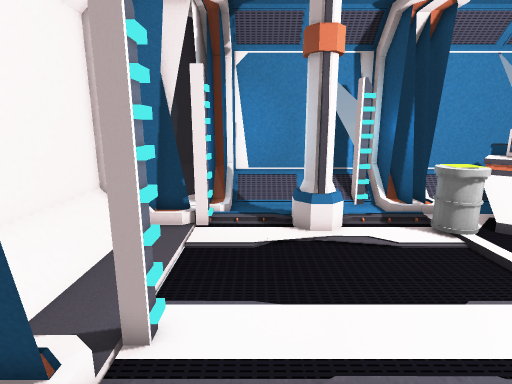
view 1 (above)

18 first-person views from a walk through a scene from a Unity 3-D project. The camera is 1.2 m above the floor, tilts 12° down and sees 80° across. The floor is counted in squares, 0.45 m on a side. Each view is taken from the middle of a square. On the plan, view 1 faces up. The plan holds only what a view shows up to about 20 squares ahead; the rest is blank. The place goes on beyond the plan. The player character is not drawn. Door leaves are left out, so doorways stand open.

view 2
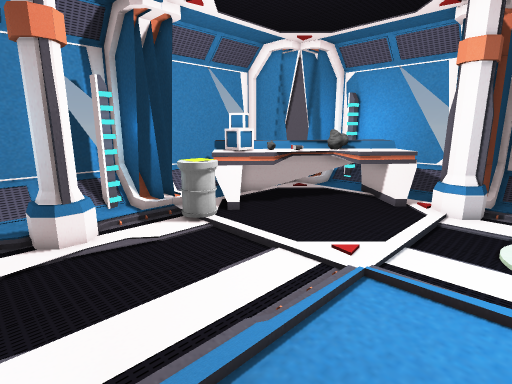

view 3
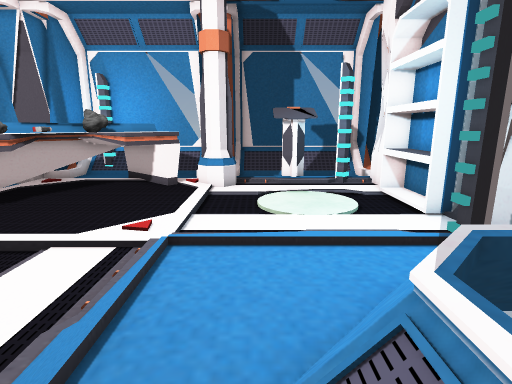

view 4
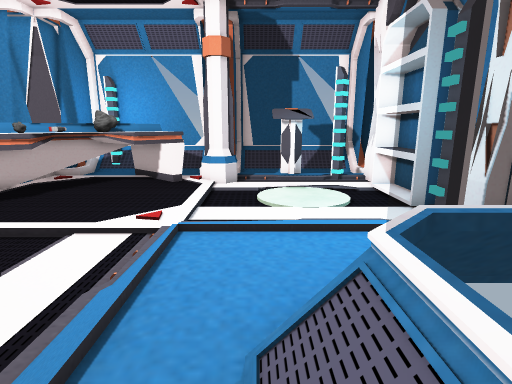

view 5
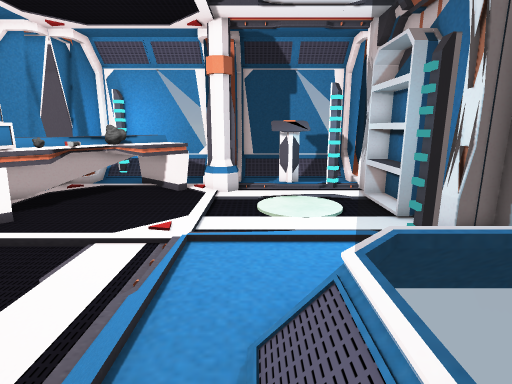

view 6
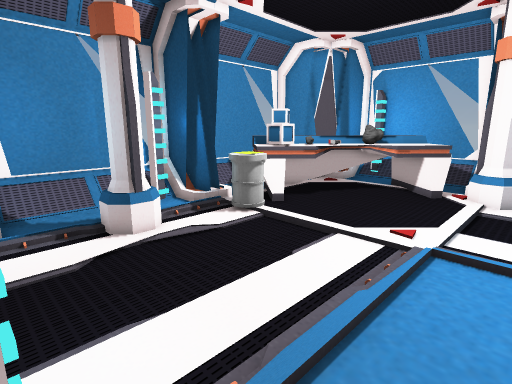

view 7
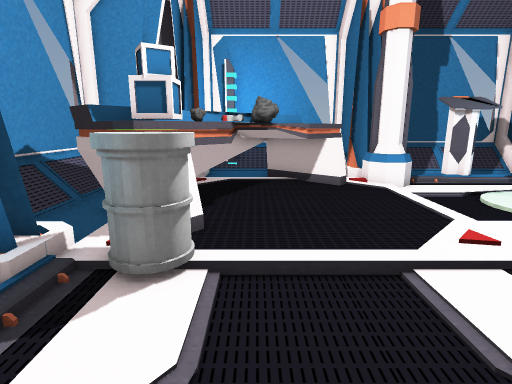

view 8
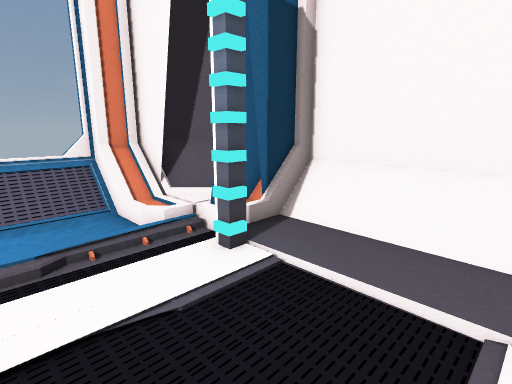

view 9
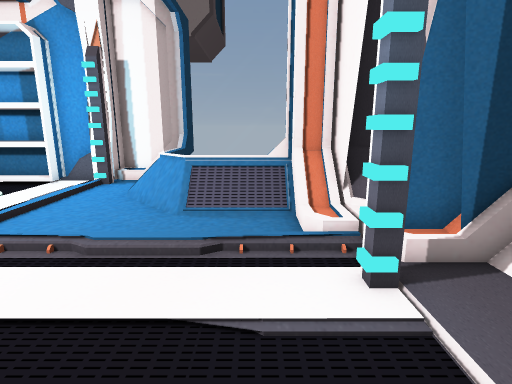

view 10
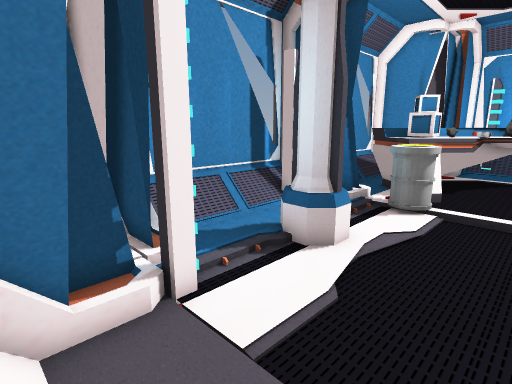

view 11
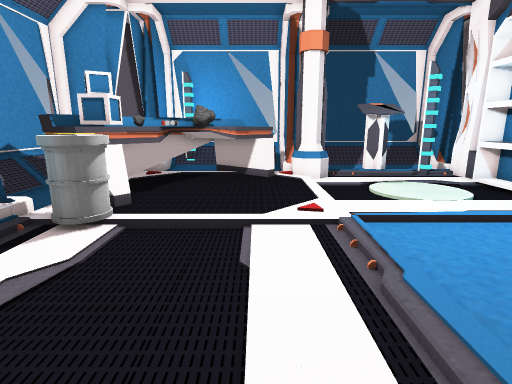

view 12
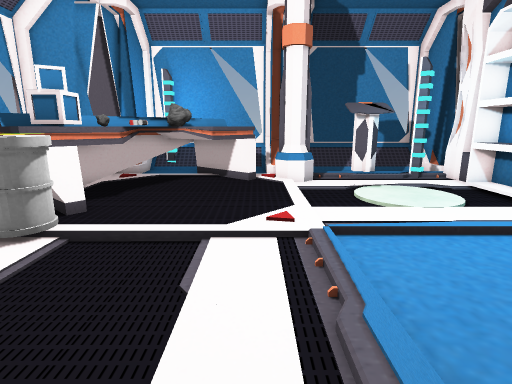

view 13
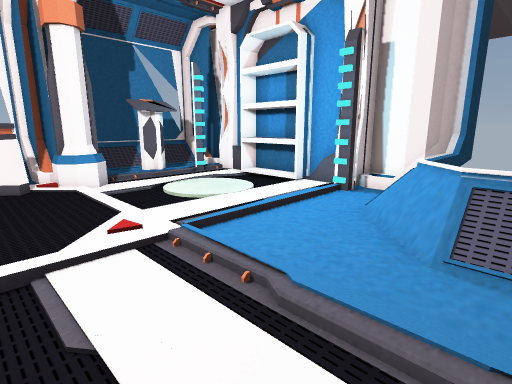

view 14
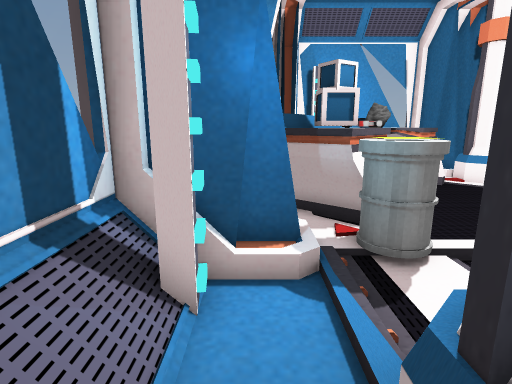

view 15
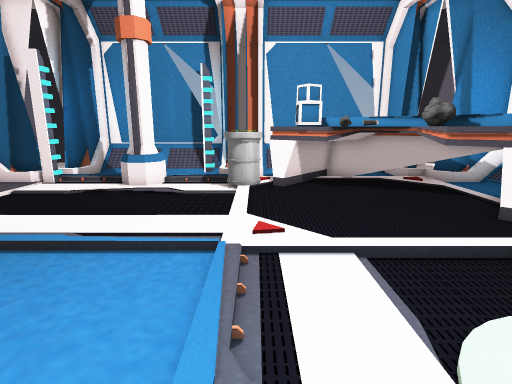

view 16
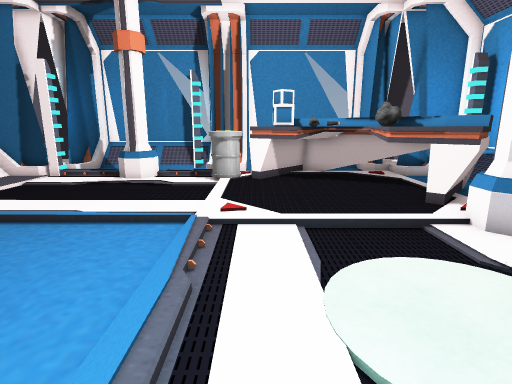

view 17
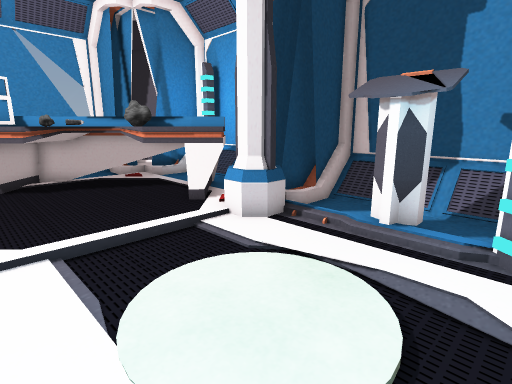

view 18
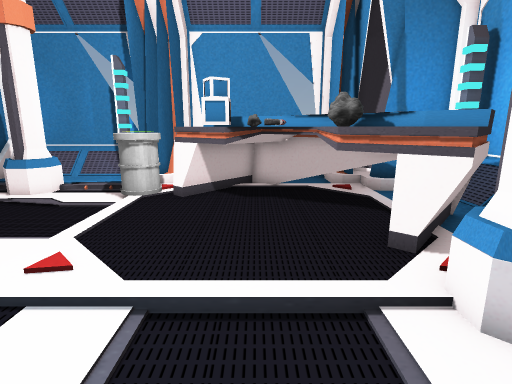

### Floor plan
Key: @ floor where view 1 was taken; # wall or solid block; x gap in a wall; . main floor; : floor 0.25 m higher than the main floor; / step, stairs or slope; = window, fence, low wall or low ledge; O other object.
Columns run from 6 left of view 1 to 20 right of it. Each row starts with its distance up from view 1.
 16     ######### #########
 15   ####.....####.......#
 14   #:##......###.OO  ..##
 13   #x#...OO...##.OOOO..:##
 12 ###/#...OO...OOOOOOOO..:##
 11 #/......OO...OOOOOOOOO...##
 10 #/...........OO.OOOOOOO..##
  9 #/.........../....OOOOOO .#
  8 #/.........../......OOOOO #
  7 #/.........../......OOOOO #
  6 #/...................OOO..#
  5 #/..#.................OO..#
  4 ###/..................O=###
  3  ###//...........///.OO###
  2   ##:/................O.###
  1    #//////................#
  0    ###@///........  ..OO..#
 -1      #====//..... . ..OO..#
 -2          =//.....   ..OO..#
 -3          =//..............#
 -4          =//.#........##..#
 -5          ##//##.OOOOO=#####
 -6          ########OOO####

Positions as (right, up) in squares from view 1, and headings:
1: (0, 0), facing up
2: (0, 0), facing up-right
3: (0, 1), facing right
4: (-1, 1), facing right
5: (-2, 1), facing right
6: (-2, 1), facing up-right
7: (2, 9), facing right
8: (2, 10), facing down-left
9: (0, 10), facing down
10: (-5, 7), facing up-right
11: (-1, 6), facing right
12: (0, 5), facing right
13: (1, 7), facing down-right
14: (1, 14), facing right
15: (8, -3), facing up
16: (9, -5), facing up
17: (9, -4), facing up-right
18: (12, -1), facing up
